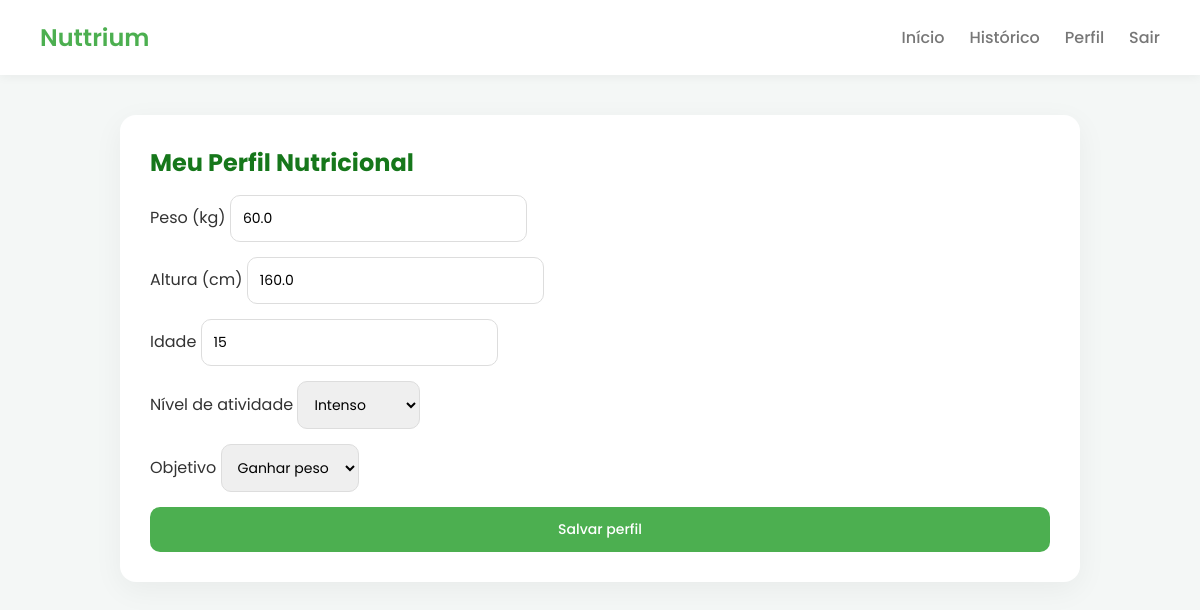
The app's page /perfil/ (signed in), older data.
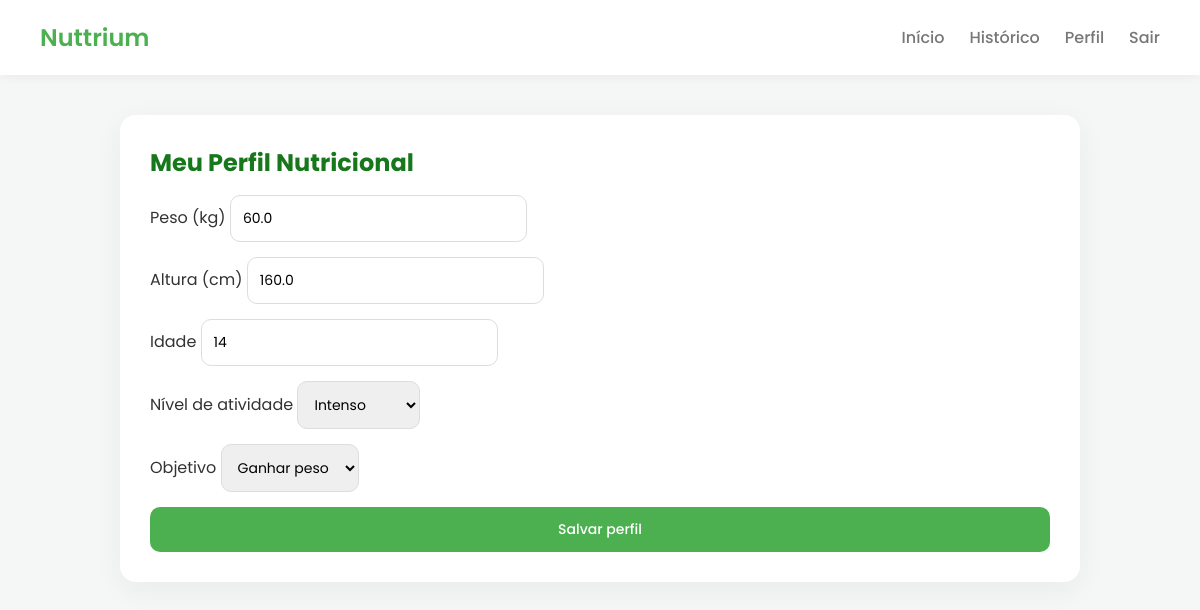
The same page, newer data.
### perfil/models.py (models this page shows, shortened)
class Perfil(models.Model):
    user = models.OneToOneField(User, on_delete=models.CASCADE)
    peso = models.FloatField(null=True, blank=True)
    altura = models.FloatField(null=True, blank=True)
    idade = models.IntegerField(null=True, blank=True)
    meta_calorica = models.FloatField(null=True, blank=True)
    atividade = models.CharField(
        max_length=20,
        choices=[
            ('sedentario', 'Sedentário'),
            ('leve', 'Leve'),
            ('moderado', 'Moderado'),
            ('intenso', 'Intenso'),
        ],
        default='sedentario'
    )
    objetivo = models.CharField(
        max_length=20,
        choices=[
            ('perder', 'Perder peso'),
            ('manter', 'Manter peso'),
            ('ganhar', 'Ganhar peso'),
        ],
        default='manter'
    )
    meta_calorica = models.FloatField(default=0)

### perfil/views.py (the view)
# urls.py: path("", views.perfil_view, name="perfil"),
@login_required
def perfil_view(request):
    perfil, created = Perfil.objects.get_or_create(user=request.user)
    if request.method == "POST":
        form = PerfilForm(request.POST, instance=perfil)
        if form.is_valid():
            perfil = form.save(commit=False)
            perfil.user = request.user
            meta = calcular_meta(
                perfil.peso,
                perfil.altura,
                perfil.idade,
                perfil.atividade,
                perfil.objetivo
            )
            if meta is not None:
                perfil.meta_calorica = meta
            perfil.save()
            return redirect("dashboard")
    else:
        form = PerfilForm(instance=perfil)
    return render(
        request,
        "perfil/perfil.html",
        {
            "form": form,
            "perfil": perfil
        }
    )

### perfil/forms.py (shortened to what this page needs)
class PerfilForm(forms.ModelForm):
    class Meta:
        model = Perfil
        fields = [
            'peso',
            'altura',
            'idade',
            'atividade',
            'objetivo'
        ]

### perfil/templates/perfil/perfil.html (shortened to what this page needs)
{% extends "base.html" %}
{% block content %}
<div class="card">
  <h2>Meu Perfil Nutricional</h2>
  <form method="post" id="perfil-form">
    <div class="form-group">
      <label for="{{ form.peso.id_for_label }}">Peso (kg)</label>
      {{ form.peso }}
    </div>
    <div class="form-group">
      <label for="{{ form.altura.id_for_label }}">Altura (cm)</label>
      {{ form.altura }}
    </div>
    <div class="form-group">
      <label for="{{ form.idade.id_for_label }}">Idade</label>
      {{ form.idade }}
    </div>
    <div class="form-group">
      <label for="{{ form.atividade.id_for_label }}">Nível de atividade</label>
      {{ form.atividade }}
    </div>
    <div class="form-group">
      <label for="{{ form.objetivo.id_for_label }}">Objetivo</label>
      {{ form.objetivo }}
    </div>
    <button type="submit">Salvar perfil</button>
  </form>
</div>
{% endblock %}

Row changes from the older to the newer data that the page shows:
changed Perfil "Intenso": idade "15" → "14"
